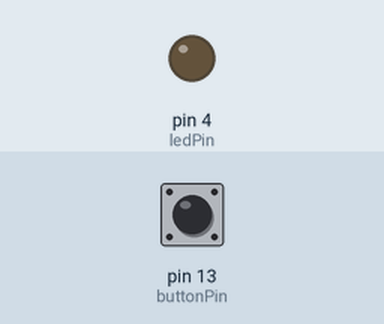
This sketch was run on a simulated Arduino Uno, built with avr-gcc and run on an emulated ATmega328P. On the bench: output pins drawn as LEDs (lit = HIGH). Inputs (shaded band) come from the test bench; at power-on: pin 13 (buttonPin) HIGH.

Above: at 1.2 s.
1.3 s: pin 13 (buttonPin) pulled LOW for 0.15 s
At 2.7 s:
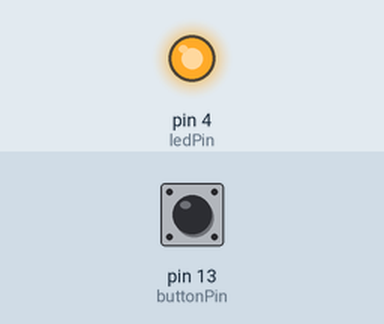
3.0 s: pin 13 (buttonPin) pulled LOW for 1 s
At 4.0 s:
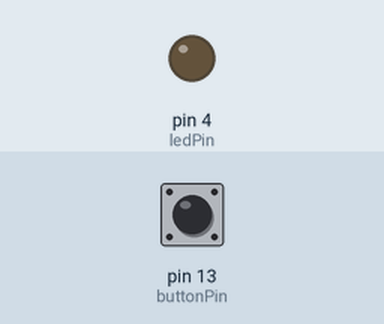
5.5 s: pin 13 (buttonPin) pulled LOW for 3.2 s
At 7.1 s:
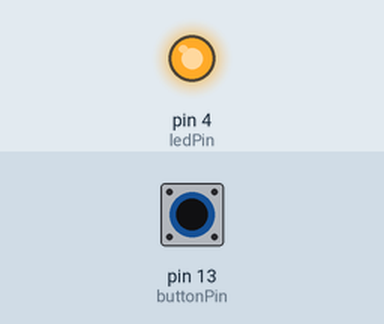
Timing chart, 0 to 8.6 s (numbered marks = the images above; inputs shaded):
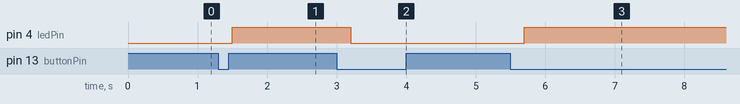

Measured:
- after the input at 1.3 s, pin 4 (ledPin): LOW → HIGH after 0.20 s
- after the input at 3.0 s, pin 4 (ledPin): HIGH → LOW after 0.20 s
- after the input at 5.5 s, pin 4 (ledPin): LOW → HIGH after 0.20 s

The sketch:

class-2.ino
```cpp
const int buttonPin = 13;
const int ledPin = 4;

bool ledState = false;        // remembers ON or OFF
bool lastButtonState = HIGH;  // button starts unpressed

void setup() {
  pinMode(buttonPin, INPUT_PULLUP);
  pinMode(ledPin, OUTPUT);
}

void loop() {
  bool currentButtonState = digitalRead(buttonPin);

  // Detect a NEW button press
  if (lastButtonState == HIGH && currentButtonState == LOW) {
    ledState = !ledState;  // toggle LED state
    delay(200);            // debounce (important)
  }

  digitalWrite(ledPin, ledState ? HIGH : LOW);

  lastButtonState = currentButtonState;
}
```
